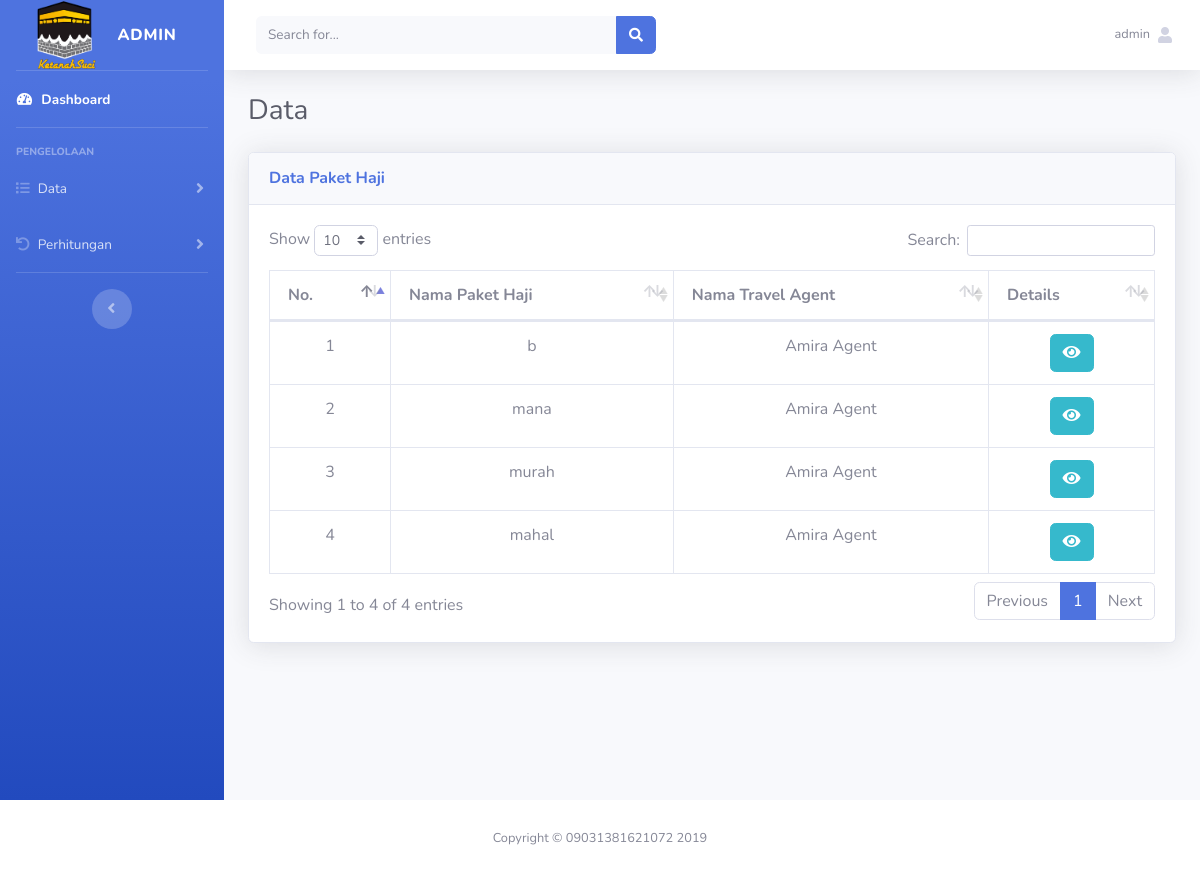
The app's page /index.php?url=data_paket_haji (signed in) with its own data.
### tables this page shows
CREATE TABLE `tbl_data_paket` (
  `id` int(11) NOT NULL,
  `paket_data_id` varchar(50) NOT NULL,
  `paket_detail` text NOT NULL,
  `nama_paket` varchar(100) NOT NULL,
  `harga_paket` int(50) NOT NULL,
  `id_jumlah_fasilitas` varchar(50) NOT NULL,
  `id_banyak_pelayanan` varchar(50) NOT NULL,
  `travel_id` varchar(50) NOT NULL,
  `jenispaket_id` varchar(50) NOT NULL,
  `testimoni_id` varchar(50) NOT NULL,
  `sertifikat_id` varchar(50) NOT NULL,
  `nama_hotel` varchar(100) NOT NULL,
  `bintang_hotel` enum('bintang 1','bintang 2','bintang 3','bintang 4','bintang 5') NOT NULL,
  `objek_wisata` varchar(100) NOT NULL,
  `nama_maskapai` varchar(50) NOT NULL,
  `rute_penerbangan` varchar(20) NOT NULL,
  `jumlah_hari` varchar(50) NOT NULL
);

CREATE TABLE `tbl_agent_travel` (
  `id` int(11) NOT NULL,
  `travel_id` varchar(50) NOT NULL,
  `nama` varchar(50) NOT NULL,
  `alamat` varchar(300) NOT NULL,
  `thn_berdiri` year(4) NOT NULL,
  `thn_izin` year(4) NOT NULL,
  `thn_habis` year(4) NOT NULL,
  `nomor_izin` varchar(50) NOT NULL,
  `punya_izin` enum('IYA','TIDAK') NOT NULL,
  `lokasi` varchar(300) NOT NULL,
  `No_HP` varchar(50) NOT NULL,
  `deskripsi` text NOT NULL,
  `status` varchar(50) NOT NULL
);

### config/routes.php (called while the page is built, shortened)
<?php
$req = [];
$include = [];
if(isset($_GET['url'])){
	switch ($_GET['url']) {
		case 'data_paket_haji':
			$include[] ='halaman/paket_haji/lihat.php';
			break;
	}
}else{
	$req[]='config/koneksi.php';
	$req[]='config/pengguna/load_data.php';
	$include[] ='pengguna_dashboard.php';
}
?>

### config/paket_haji/load_data.php (called while the page is built)
<?php
include 'config/koneksi.php';
$sql=mysqli_query($koneksi,"SELECT * FROM tbl_data_paket inner join tbl_agent_travel USING(travel_id) WHERE jenispaket_id='H1'");
while($data=mysqli_fetch_assoc($sql)){
    $datas[]=$data;
}
?>

### halaman/paket_haji/lihat.php (the view)
        <div class="container-fluid">
          <div class="d-sm-flex align-items-center justify-content-between mb-4">
            <h1 class="h3 mb-0 text-gray-800">Data</h1>
          </div>
            <div class="card shadow mb-4">
           <div class="card-header py-3">
               <h6 class="m-0 font-weight-bold text-primary"> Data Paket Haji</h6>
           </div>
           <div class="card-body">
               <div class="table-responsive">
                   <table class="table table-bordered" id="dataTable" widht="100%" cellspacing="0">
                        <thead>
                            <tr>
                                <th>No.</th>
                                <th>Nama Paket Haji</th>
                                <th>Nama Travel Agent</th>
                                <th>Details</th>
                            </tr>
                        </thead>
                        <tbody>
                        <?php
                        $i=1;
                        if(isset($datas)):
                            foreach($datas as $d):
                        ?>
                            <tr align="center">
                                <td><?php echo $i++?></td>
                                <td widht="30"><?php echo $d['nama_paket']?></td>
                                <td><?php echo $d['nama'];?></td>
                                <td align="center">
                                    <a href="index.php?url=paket_haji_lihat&id=<?php echo $d['paket_data_id']; ?>" class="btn btn-xs btn-info" title="lihat">
                                        <i class="fa fa-eye"></i>
                                    </a>
                                </td>
                            </tr>
                            <?php endforeach;?>
                            <?php endif;?>
                        </tbody>
                   </table>
               </div>
           </div>
       </div>
      </div>
    </div>
</div>
</div>

### index.php (shortened to what this page needs)
<?php
include 'config/routes.php';
if($_SESSION['level'] == 'admin'){
	   include 'halaman/admin_header.php';
	   } else if ($_SESSION['level'] == 'agent'){
	  include 'halaman/agent_travel_header.php';
	   }
foreach ($req as $key => $value) {
	require_once $value;
}
foreach ($include as $key => $value) {
	require_once $value;
}
if($_SESSION['level'] == 'pengguna'){
	include 'halaman/footer_pengguna.php';
}else if($_SESSION['level'] == 'member'){
	include 'halaman/footer_pengguna.php';
}
else{
	include 'halaman/footer.php';
}
?>

### records on screen
tbl_data_paket: nama_paket "b", tbl_agent_travel.nama "Amira Agent"
tbl_data_paket: nama_paket "mana", tbl_agent_travel.nama "Amira Agent"
tbl_data_paket: nama_paket "murah", tbl_agent_travel.nama "Amira Agent"
tbl_data_paket: nama_paket "mahal", tbl_agent_travel.nama "Amira Agent"

### other values on screen
$_SESSION['username'] "admin"
